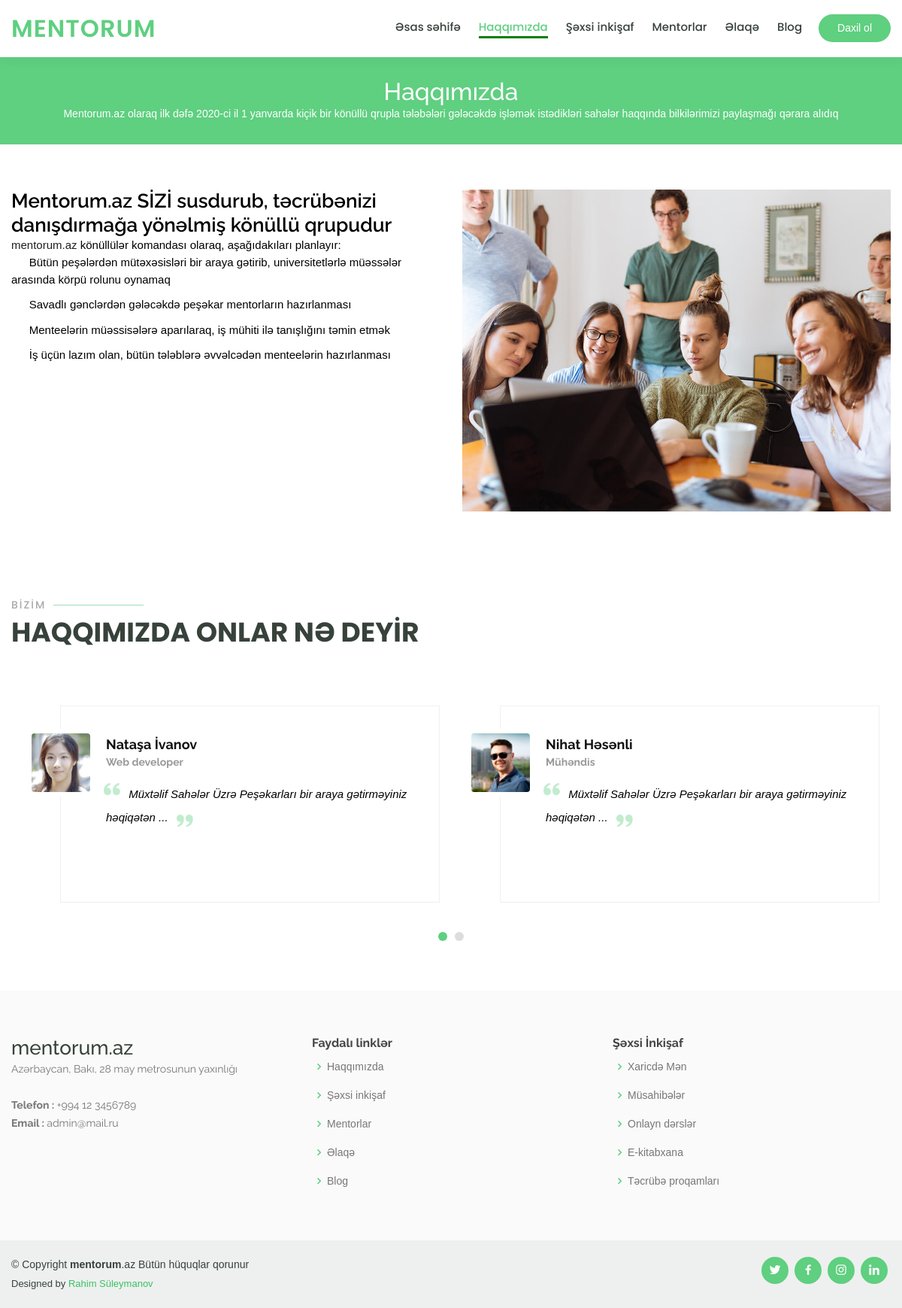
The page /pages/about on the database its author committed.
### tables this page shows
CREATE TABLE IF NOT EXISTS `about` (
  `id` int(11) NOT NULL AUTO_INCREMENT,
  `about_short` text NOT NULL,
  `about_title` varchar(80) NOT NULL,
  `about_content` text NOT NULL,
  `created_at` varchar(20) NOT NULL,
  `updated_at` varchar(20) NOT NULL,
  PRIMARY KEY (`id`)
);

CREATE TABLE IF NOT EXISTS `think` (
  `id` int(11) NOT NULL AUTO_INCREMENT,
  `name` varchar(55) NOT NULL,
  `area` varchar(30) NOT NULL,
  `thinkcontent` varchar(200) NOT NULL,
  `imageUrl` varchar(300) NOT NULL,
  `created_at` varchar(20) NOT NULL,
  `updated_at` varchar(20) NOT NULL,
  PRIMARY KEY (`id`)
);

CREATE TABLE IF NOT EXISTS `users` (
  `id` int(11) NOT NULL AUTO_INCREMENT,
  `name` varchar(35) NOT NULL,
  `email` varchar(250) NOT NULL,
  `password` varchar(55) NOT NULL,
  `status` varchar(1) NOT NULL COMMENT '1-admin;2-mentor;3-mentee',
  `profision` varchar(55) NOT NULL DEFAULT '',
  `phone` varchar(11) NOT NULL DEFAULT '',
  `address` varchar(55) NOT NULL DEFAULT '',
  `practice` varchar(200) NOT NULL DEFAULT '',
  `aboutt` varchar(200) NOT NULL DEFAULT '',
  `image` text NOT NULL DEFAULT '',
  `twitter` text NOT NULL DEFAULT '',
  `facebook` text NOT NULL DEFAULT '',
  `instagram` text NOT NULL DEFAULT '',
  `linkedin` text NOT NULL DEFAULT '',
  `created_at` varchar(25) NOT NULL,
  `updated_at` varchar(25) NOT NULL,
  PRIMARY KEY (`id`)
);

CREATE TABLE IF NOT EXISTS `contact` (
  `id` int(11) NOT NULL AUTO_INCREMENT,
  `email` varchar(101) NOT NULL,
  `phone` varchar(10) NOT NULL,
  `created_at` varchar(25) NOT NULL,
  `updated_at` varchar(25) NOT NULL,
  PRIMARY KEY (`id`)
);

### about.php (the view)
<?php
if (isset($_GET['page']) && htmlspecialchars(trim($_GET['page'])) == 'about') {
    $query = $conn->prepare('SELECT * FROM about ORDER BY id DESC');
    $query->execute();
    $rows = $query->fetchall(PDO::FETCH_ASSOC);
    if (count($rows) != 0) {
?>
        <main id="main">
            <div class="breadcrumbs" data-aos="fade-in">
                <div class="container">
                    <h2>Haqqımızda</h2>
                    <p><?php echo $rows[0]['about_short'] ?></p>
                </div>
            </div>
            <section id="about" class="about">
                <div class="container" data-aos="fade-up">
                    <div class="row">
                        <div class="col-lg-6 order-1 order-lg-2" data-aos="fade-left" data-aos-delay="100">
                            <img src="<?= $domain ?>assets/img/about.jpg" class="img-fluid" alt="">
                        </div>
                        <div class="col-lg-6 pt-4 pt-lg-0 order-2 order-lg-1 content">
                            <h3><?php echo $rows[0]['about_title']; ?></h3>
                            <?php echo $rows[0]['about_content']; ?>
                        </div>
                    </div>
                </div>
            </section>
            <section id="testimonials" class="testimonials">
                <div class="container" data-aos="fade-up">
                    <div class="section-title">
                        <h2>BİZİM</h2>
                        <p>Haqqımızda Onlar Nə deyir</p>
                    </div>
                    <div class="owl-carousel testimonials-carousel" data-aos="zoom-in" data-aos-delay="100">
                        <?php
                        $query = $conn->prepare('SELECT * FROM think ORDER BY id DESC');
                        $query->execute();
                        $rows = $query->fetchall(PDO::FETCH_ASSOC);
                        if (count($rows) != 0) {
                            foreach ($rows as $row) {
                        ?>
                                <div class="testimonial-wrap">
                                    <div class="testimonial-item">
                                        <img src="<?= $domain ?>assets/thinkers/<?php echo $row['imageUrl']; ?>" class="testimonial-img" alt="">
                                        <h3><?php echo $row['name']; ?></h3>
                                        <h4><?php echo $row['area']; ?></h4>
                                        <p>
                                            <i class="bx bxs-quote-alt-left quote-icon-left"></i>
                                            <?php echo $row['thinkcontent']; ?>
                                            <i class="bx bxs-quote-alt-right quote-icon-right"></i>
                                        </p>
                                    </div>
                                </div>
                        <?php
                            }
                        } else {
                            echo "Təsüratlar paylaşılmayıb";
                        }
                        ?>
                    </div>
                </div>
            </section>
        </main>
<?php
    } else {
        echo "Haqqızda heç bir məlumat daxil etməmisiniz";
    }
} else {
    header("location:./");
}
?>

### footer.php (shortened to what this page needs)
<?php
if($index_value == "true")
{
  ?>
<footer id="footer">
<?php
$query = $conn->prepare('SELECT * FROM users WHERE status=?');
$query->execute([1]);
$rows = $query->fetchall(PDO::FETCH_ASSOC);
$query4Contact = $conn->prepare('SELECT * FROM contact ORDER BY id DESC');
$query4Contact->execute();
$rows4Contact = $query4Contact->fetchall(PDO::FETCH_ASSOC);
?>
  <div class="footer-top">
    <div class="container">
      <div class="row">
        <div class="col-lg-4 col-md-6 footer-contact">
          <h3>mentorum.az</h3>
          <p>
            <?= $rows[0]["address"] ?><br><br>
            <strong>Telefon : </strong>+994 <?= substr($rows4Contact[0]["phone"],0,2)." ".substr($rows4Contact[0]["phone"],2,8)  ?><br>
            <strong>Email : </strong><?= $rows4Contact[0]["email"] ?><br>
          </p>
        </div>
        <div class="col-lg-4 col-md-6 footer-links">
          <h4>Faydalı linklər</h4>
          <ul>
            <li><i class="bx bx-chevron-right"></i> <a href="<?= $domain ?>pages/about">Haqqımızda</a></li>
            <li><i class="bx bx-chevron-right"></i> <a href="<?= $domain ?>pages/progress">Şəxsi inkişaf</a></li>
            <li><i class="bx bx-chevron-right"></i> <a href="<?= $domain ?>pages/mentors">Mentorlar</a></li>
            <li><i class="bx bx-chevron-right"></i> <a href="<?= $domain ?>pages/contact">Əlaqə</a></li>
            <li><i class="bx bx-chevron-right"></i> <a href="<?= $domain ?>pages/blog">Blog</a></li>
          </ul>
        </div>
        <div class="col-lg-4 col-md-6 footer-links">
          <h4>Şəxsi İnkişaf</h4>
          <ul>
            <li><i class="bx bx-chevron-right"></i> <a href="<?= $domain ?>pages/career">Xaricdə Mən</a></li>
            <li><i class="bx bx-chevron-right"></i> <a href="<?= $domain ?>pages/interview">Müsahibələr</a></li>
            <li><i class="bx bx-chevron-right"></i> <a href="<?= $domain ?>pages/tutorial">Onlayn dərslər</a></li>
            <li><i class="bx bx-chevron-right"></i> <a href="<?= $domain ?>pages/ebook">E-kitabxana</a></li>
            <li><i class="bx bx-chevron-right"></i> <a href="<?= $domain ?>pages/practice">Təcrübə proqamları</a></li>
          </ul>
        </div>
      </div>
    </div>
  </div>
  <div class="container d-md-flex py-4">
    <div class="mr-md-auto text-center text-md-left">
      <div class="copyright">
        &copy; Copyright <strong><span>mentorum</span></strong>.az Bütün hüquqlar qorunur
      </div>
      <div class="credits">
        Designed by <a href="javascript:;">Rahim Süleymanov</a>
      </div>
    </div>
    <div class="social-links text-center text-md-right pt-3 pt-md-0">
      <a href="<?=  $rows[0]["twitter"] ?>" class="twitter" target="_blank"><i class="bx bxl-twitter"></i></a>
      <a href="<?=  $rows[0]["facebook"] ?>" class="facebook" target="_blank"><i class="bx bxl-facebook"></i></a>
      <a href="<?=  $rows[0]["instagram"] ?>" class="instagram" target="_blank"><i class="bx bxl-instagram"></i></a>
      <a href="<?=  $rows[0]["linkedin"] ?>" class="linkedin" target="_blank"><i class="bx bxl-linkedin"></i></a>
    </div>
  </div>
</footer>
</body>
</html>
<?php
}
else
{
  header("location:./");
}
?>

### assets/css/style.css (style rules this page uses)
body { font-family: "Open Sans", sans-serif; color: #444444; }
a { color: #5fcf80; }
h1, h2, h3, h4, h5, h6 { font-family: "Raleway", sans-serif; }
section { padding: 60px 0; overflow: hidden; }
.section-title { padding-bottom: 40px; }
.section-title h2 { font-size: 14px; font-weight: 500; padding: 0; line-height: 1px; margin: 0 0 5px 0; letter-spacing: 2px; text-transform: uppercase; color: #aaaaaa; font-family: "Poppins", sans-serif; }
.section-title h2::after { content: ""; width: 120px; height: 1px; display: inline-block; background: #9ae1af; margin: 4px 10px; }
.section-title p { margin: 0; margin: 0; font-size: 36px; font-weight: 700; text-transform: uppercase; font-family: "Poppins", sans-serif; color: #37423b; }
.breadcrumbs { margin-top: 73px; text-align: center; background: #5fcf80; padding: 30px 0; color: #fff; }
.breadcrumbs h2 { font-size: 32px; font-weight: 500; }
.breadcrumbs p { font-size: 14px; margin-bottom: 0; }
.about .content h3 { font-weight: 600; font-size: 26px; }
.about .content ul { list-style: none; padding: 0; }
.about .content ul li { padding-bottom: 10px; }
.about .content ul i { font-size: 20px; padding-right: 4px; color: #5fcf80; }
.testimonials .testimonial-wrap { padding-left: 50px; }
.testimonials .testimonial-item { box-sizing: content-box; padding: 30px 30px 30px 60px; margin: 30px 15px; min-height: 200px; border: 1px solid #eef0ef; position: relative; background: #fff; }
.testimonials .testimonial-item .testimonial-img { width: 90px; border-radius: 10px; border: 6px solid #fff; position: absolute; left: -45px; }
.testimonials .testimonial-item h3 { font-size: 18px; font-weight: bold; margin: 10px 0 5px 0; color: #111; }
.testimonials .testimonial-item h4 { font-size: 14px; color: #999; margin: 0; }
.testimonials .testimonial-item .quote-icon-left, .testimonials .testimonial-item .quote-icon-right { color: #c1ecce; font-size: 26px; }
.testimonials .testimonial-item .quote-icon-left { display: inline-block; left: -5px; position: relative; }
.testimonials .testimonial-item .quote-icon-right { display: inline-block; right: -5px; position: relative; top: 10px; }
.testimonials .testimonial-item p { font-style: italic; margin: 15px auto 15px auto; }
#footer { color: #37423b; font-size: 14px; background: #eef0ef; }
#footer .footer-top { padding: 60px 0 30px 0; background: #f9faf9; }
#footer .footer-top .footer-contact { margin-bottom: 30px; }
#footer .footer-top .footer-contact p { font-size: 14px; line-height: 24px; margin-bottom: 0; font-family: "Raleway", sans-serif; color: #777777; }
#footer .footer-top h4 { font-size: 16px; font-weight: bold; color: #444444; position: relative; padding-bottom: 12px; }
#footer .footer-top .footer-links { margin-bottom: 30px; }
#footer .footer-top .footer-links ul { list-style: none; padding: 0; margin: 0; }
#footer .footer-top .footer-links ul i { padding-right: 2px; color: #5fcf80; font-size: 18px; line-height: 1; }
#footer .footer-top .footer-links ul li { padding: 10px 0; display: flex; align-items: center; }
#footer .footer-top .footer-links ul li:first-child { padding-top: 0; }
#footer .footer-top .footer-links ul a { color: #777777; transition: 0.3s; display: inline-block; line-height: 1; }
#footer .credits { padding-top: 5px; font-size: 13px; }
#footer .credits a { color: #3ac162; transition: 0.3s; }
#footer .social-links a { font-size: 18px; display: inline-block; background: #5fcf80; color: #fff; line-height: 1; padding: 8px 0; margin-right: 4px; border-radius: 50%; text-align: center; width: 36px; height: 36px; transition: 0.3s; }

### assets/soon/css/main.css (style rules this page uses)
.container { max-width: 1200px; }

### assets/css/main.css (style rules this page uses)
h4 { font-weight: bold; color: #fff; }

### assets/css/blog/style.css (style rules this page uses)
a { color: #1f1f1f; text-decoration: none; outline: none; }

### rows shown on the page
about: about_short "Mentorum.az olaraq ilk dəfə 2020-ci il 1 yanvarda kiçik bir könüllü qrupla tələbələri gələcəkdə işləmək istədikləri sahələr haqqında bilkilərimizi paylaşmağı qərara alıdıq", about_title "Mentorum.az SİZİ susdurub, təcrübənizi danışdırmağa yönəlmiş könüllü qrupudur", about_content "mentorum.az könüllülər komandası olaraq, aşağıdakıları planlayır: Bütün peşələrdən mütəxəsisləri bir araya gətirib, universitetlərlə müəssələr arasında körpü rolunu oynamaq Savadlı gənclərdən gələcəkdə peşəkar mentorların hazırlanması Menteelərin müəssisələrə aparılaraq, iş mühiti ilə tanışlığını təmin etmək İş üçün lazım olan, bütün tələblərə əvvəlcədən menteelərin hazırlanması"
think: imageUrl (picture), name "Nataşa İvanov", area "Web developer", thinkcontent "Müxtəlif Sahələr Üzrə Peşəkarları bir araya gətirməyiniz həqiqətən ..."
think: imageUrl (picture), name "Nihat Həsənli", area "Mühəndis", thinkcontent "Müxtəlif Sahələr Üzrə Peşəkarları bir araya gətirməyiniz həqiqətən ..."
users: address "Azərbaycan, Bakı, 28 may metrosunun yaxınlığı"
contact: phone "12", phone "3456789", email "admin@mail.ru"
